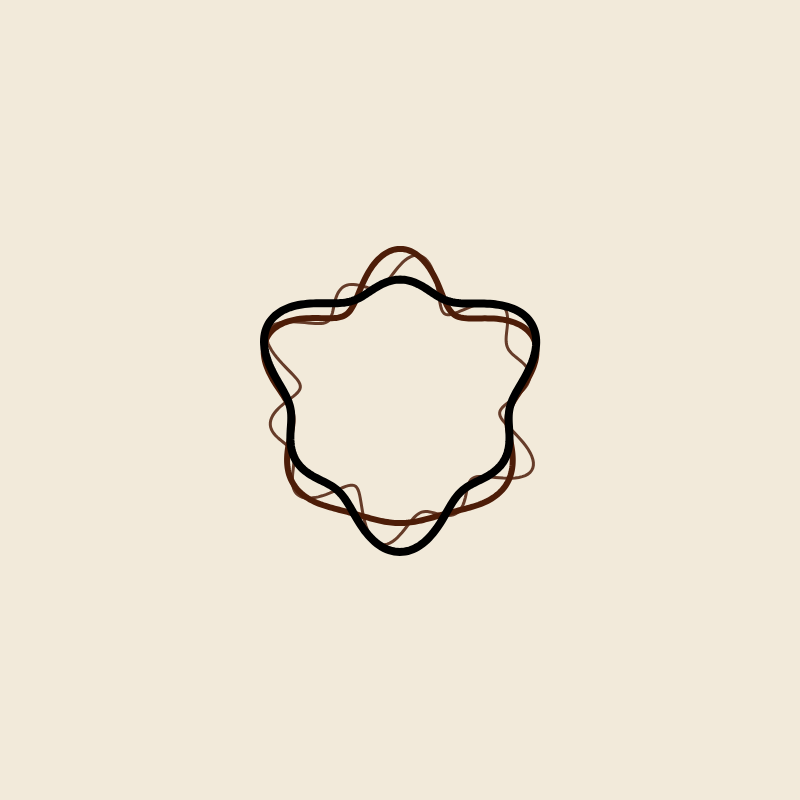
Frame 1 (no input)
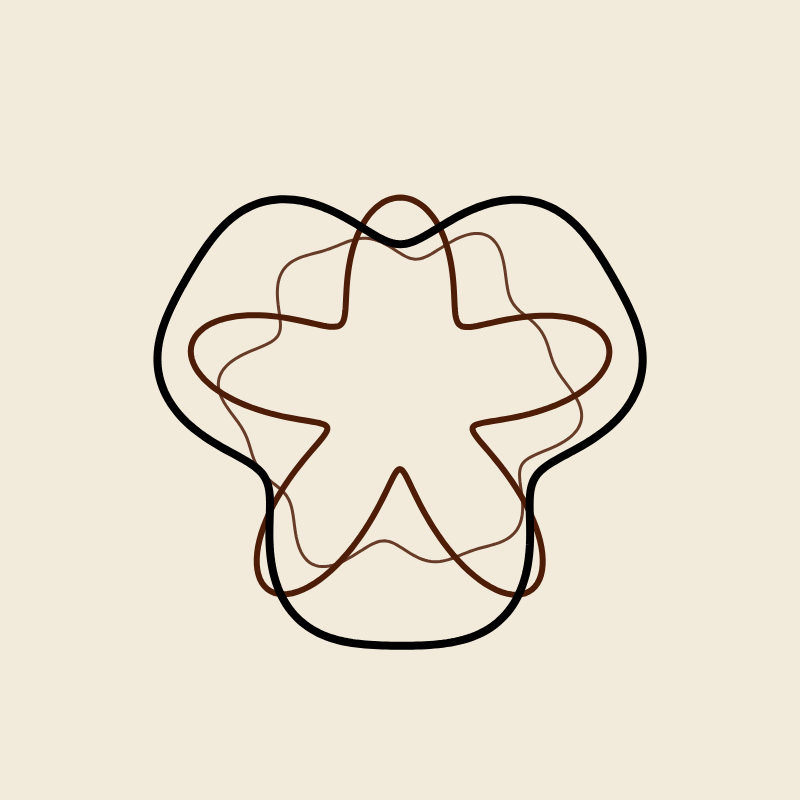
Frame 60 (no input)
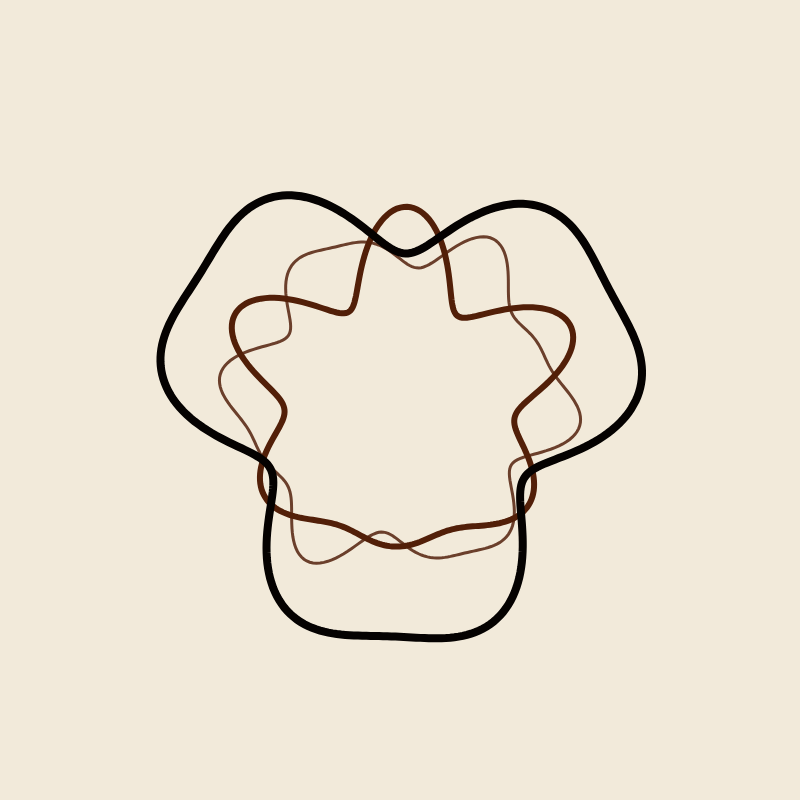
Frame 120 (the mouse pressed at the canvas centre since frame 60)

The p5.js sketch that drew these frames (run headless with seeded random() and noise() and a simulated clock; from frame 60 on, the mouse is pressed at the canvas centre):

// p5.js sketch
// ── sketch.js
var sizeW = 0;
var sizeO = 3;
var sizeB = 5;
var a = 0.1;
var helligkeit = 0;

function setup() {
  createCanvas(800, 800);
  angleMode(DEGREES)
  rectMode(CENTER);
  colorMode(HSB);
  
}

function draw() {
  background(40,10,95);
 
  translate(width/2, width/2);
  rotate(a);
  
  
  //weißer Kreis
  
  stroke(19,60, helligkeit + 40);
  strokeWeight(3);
  noFill();

  
  beginShape();
  for (var i = 0; i < 359; i++) {
    var r1Min = map(sin(frameCount) * sizeW, -1, 1, 50, 100);
    var r1Max = map(sin(frameCount * 5), -1, 1, 100, 0);

    var r2Min = map(sin(frameCount / 2), -1, 1, 100, 50);
    var r2Max = map(sin(frameCount), -1, 1, 0, 100);

    var r1 = map(sin(i * 10), -1, 1, r1Min, r1Max);
    var r2 = map(sin(i * 6 + 90), -1, 1, r2Min, r2Max);
    var r = r1 + r2;
    var x = r * cos(i);
    var y = r * sin(i);
    vertex(x, y);
  }
  endShape(CLOSE);
  
  //oragener Kreis

  stroke(19,90, helligkeit + 30);
  strokeWeight(6);

  beginShape();
  for (var i = 0; i < 359; i++) {
    var r3Min = map(sin(frameCount) * sizeO, -1, 1, 50, 100);
    var r3Max = map(sin(frameCount * 2), -1, 1, 100, 0);

    var r4Min = map(sin(frameCount / 2), -1, 1, 100, 50);
    var r4Max = map(sin(frameCount * 2), -1, 1, 0, 100);

    var r3 = map(sin(i * 5), -1, 1, r3Min, r3Max);
    var r4 = map(sin(i * 6 + 90), -1, 1, r4Min, r4Max);
    var r = r3 + r4;
    var x = r * cos(i);
    var y = r * sin(i);
    vertex(x, y);
  }
  endShape(CLOSE);
  
  //blauer Kreis

  stroke(19,90,helligkeit + 0);
  strokeWeight(8);

  beginShape();
  for (var i = 0; i < 359; i++) {
    var r5Min = map(sin(frameCount) * sizeB, -1, 1, 50, 100);
    var r5Max = map(sin(frameCount * 5), -1, 1, 100, 0);

    var r6Min = map(sin(frameCount / 2), -1, 1, 100, 50);
    var r6Max = map(sin(frameCount), -1, 1, 0, 100);

    var r5 = map(sin(i * 3), -1, 1, r5Min, r5Max);
    var r6 = map(sin(i * 6 + 90), -1, 1, r6Min, r6Max);
    var r = r5 + r6;
    var x = r * cos(i);
    var y = r * sin(i);
    vertex(x, y);
  }
  endShape(CLOSE);
  if(frameCount%60 == 0) {
    helligkeit += 2;
    a += 2;
  }
  
  if(frameCount%3600 == 0) {
    sizeW += 5;
    sizeO += 10;
    sizeB += 15;
    
    helligkeit = 0;
  }
 

}
